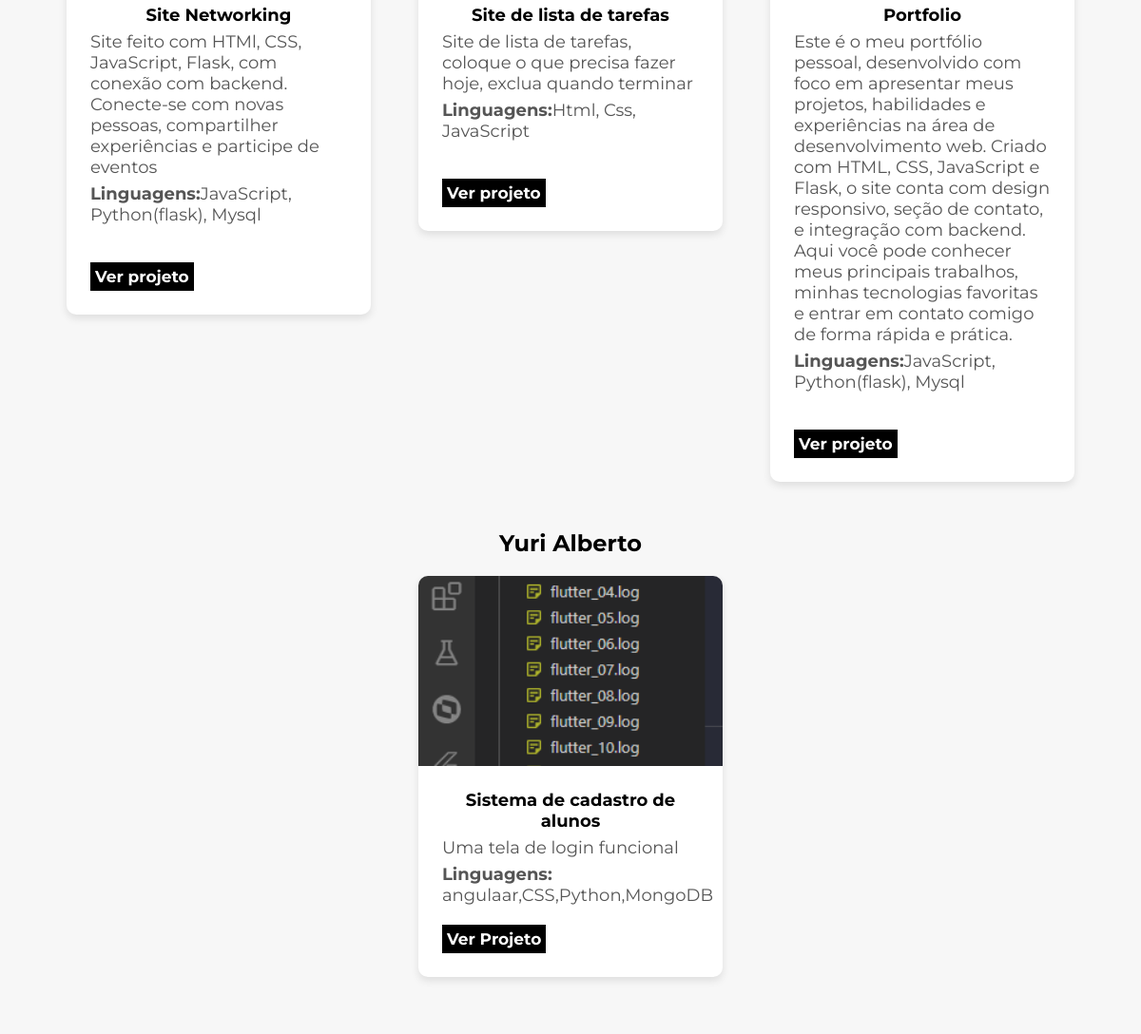
Before: / (lower part) with the older database file.
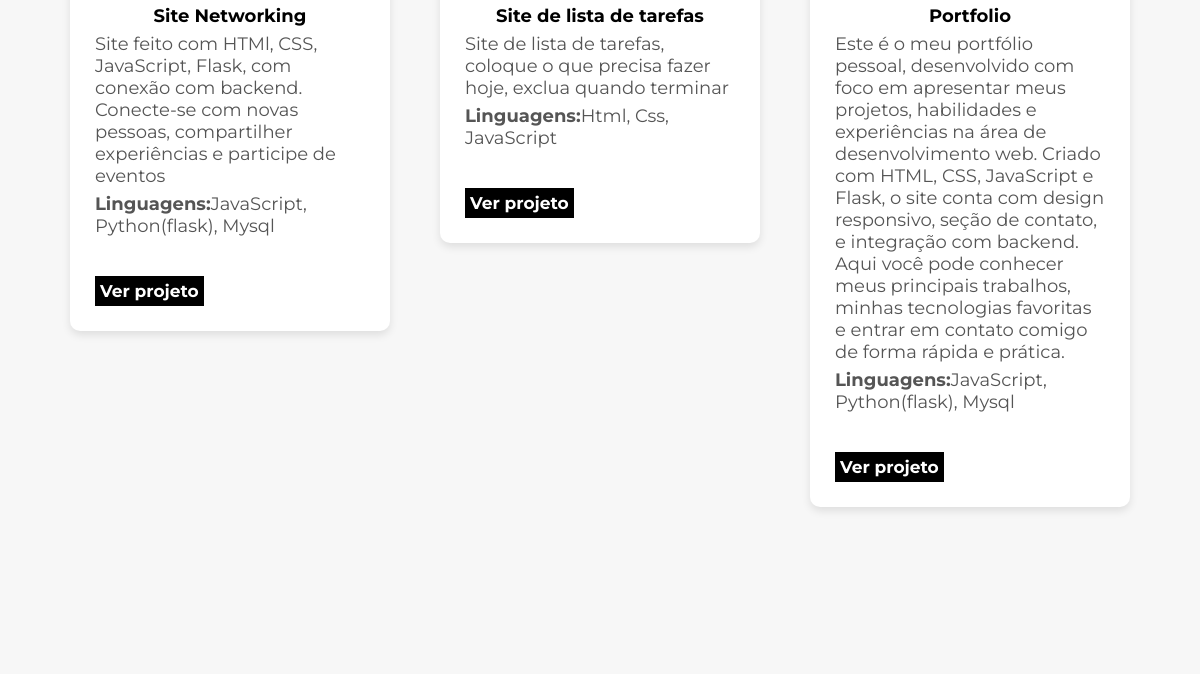
After: the same page with the newer database file.
### models.py (models this page shows)
class projetos(db.Model):
    id = db.Column(db.Integer, primary_key=True)
    nomeProjeto = db.Column(db.String(100), nullable=False, unique=True)
    descricaoProjeto = db.Column(db.String(100), nullable=False)
    link = db.Column(db.String(300), nullable=False)
    linguagens = db.Column(db.String(200))
    imagem = db.Column(db.String(225))
    nomePessoaProjeto = db.Column(db.String(225))
    dono_id = db.Column(db.Integer, db.ForeignKey('usuarios.id'))

### app.py (the view)
@app.route("/", methods=["GET", "POST"])
def index():
    todos_projetos = projetos.query.all()
    return render_template("index.html", projetos=todos_projetos)

### templates/index.html (shortened to what this page needs)
<!DOCTYPE html>
<html lang="en">
<head>
    <link rel="stylesheet" href="/static/css/style.css">
</head>
<body>
    <section class="exemplo">
    <div class="galeria">
      <div class="card">
        <div class="conteudo">
          <h4>Site Networking</h4>
          <p>Site feito com HTMl, CSS, JavaScript, Flask, com conexão com backend. Conecte-se com novas pessoas, compartilher experiências e participe de eventos</p>
          <p><strong>Linguagens:</strong>JavaScript, Python(flask), Mysql</p> <br>
          <a href="https://networking-pi.vercel.app">Ver projeto</a>
        </div>
      </div>
      <div class="card">
        <div class="conteudo">
          <h4>Site de lista de tarefas</h4>
          <p>Site de lista de tarefas, coloque o que precisa fazer hoje, exclua quando terminar</p>
          <p><strong>Linguagens:</strong>Html, Css, JavaScript</p> <br>
          <a href="https://brunomelomorais22.github.io/To-Do-List/">Ver projeto</a>
        </div>
      </div>
      <div class="card">
        <div class="conteudo">
            <h4>Portfolio</h4>
            <p>Este é o meu portfólio pessoal, desenvolvido com foco em apresentar meus projetos, habilidades e experiências na área de desenvolvimento web. Criado com HTML, CSS, JavaScript e Flask, o site conta com design responsivo, seção de contato, e integração com backend. Aqui você pode conhecer meus principais trabalhos, minhas tecnologias favoritas e entrar em contato comigo de forma rápida e prática.</p>
            <p><strong>Linguagens:</strong>JavaScript, Python(flask), Mysql</p> <br>
            <a href="https://portfolio-gamma-pearl-18.vercel.app">Ver projeto</a>
          </div>
      </div>
      <br><br><br>
  {% for projeto in projetos %}
<div class="usuario-container">
  <h3>{{ projeto.nomePessoaProjeto }}</h3>
    <div class="card">
      <img src="{{ url_for('static', filename='uploads/' + projeto.imagem) }}" alt="{{ projeto.nomeProjeto }}">
      <div class="conteudo">
        <h4>{{ projeto.nomeProjeto }}</h4>
        <p>{{ projeto.descricaoProjeto }}</p>
        <p><strong>Linguagens:</strong> {{ projeto.linguagens }}</p>
        <a href="{{ projeto.link }}" target="_blank" class="botao">Ver Projeto</a>
      </div>
    </div>
</div>
{% endfor %}
  </section>
</body>
</html>

### static/css/style.css (style rules this page uses)
* { font-family: 'Montserrat', sans-serif; margin: 0; padding: 0; box-sizing: border-box; }
.exemplo { background-color: #f7f7f7; padding: 40px 20px; text-align: center; }
.galeria { display: grid; grid-template-columns: repeat(auto-fit, minmax(250px, 1fr)); gap: 50px; max-width: 1100px; margin: auto; padding: 20px; }
.conteudo > a { color: white; padding: 5px; background: black; font-family: 'Montserrat', sans-serif; font-weight: bold; font-size: 17px; text-decoration: none; }
.card { background: white; border-radius: 10px; align-self: start; display: flex; flex-direction: column; box-shadow: 0 4px 8px rgba(0,0,0,0.1); overflow: hidden; }
.card .conteudo { padding: 25px; text-align: left; }
.card .conteudo > h4 { text-align: center; }
.card .conteudo > p { font-size: 18px; }
.card .conteudo > a { margin-top: 20px; color: white; padding: 5px; background: black; font-family: 'Montserrat', sans-serif; font-weight: bold; font-size: 17px; text-decoration: none; display: inline-block; }
.card h4 { margin: 0; font-size: 18px; }
.card p { margin-top: 6px; font-size: 14px; color: #555; }

Changed rows visible on the page:
removed projetos: nomePessoaProjeto "Yuri Alberto", imagem (picture), nomeProjeto "Sistema de cadastro de alunos", descricaoProjeto "Uma tela de login funcional", linguagens "angulaar,CSS,Python,MongoDB"
